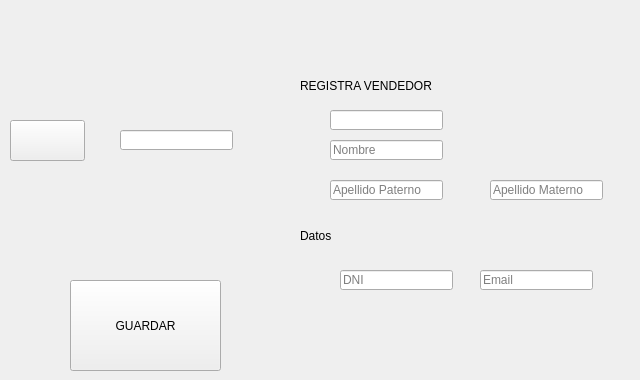
              <widget class="QWidget" name="editarp_3">
               <attribute name="title">
                <string>EDITAR VENDEDOR</string>
               </attribute>
               <widget class="QPushButton" name="buscarvbtn2">
                <property name="geometry">
                 <rect>
                  <x>10</x>
                  <y>120</y>
                  <width>75</width>
                  <height>41</height>
                 </rect>
                </property>
                <property name="text">
                 <string/>
                </property>
                <property name="icon">
                 <iconset>
                  <normaloff>../IMAGES/buscar.png</normaloff>../IMAGES/buscar.png</iconset>
                </property>
                <property name="iconSize">
                 <size>
                  <width>40</width>
                  <height>40</height>
                 </size>
                </property>
               </widget>
               <widget class="QPushButton" name="guardarvbtn">
                <property name="geometry">
                 <rect>
                  <x>70</x>
                  <y>280</y>
                  <width>151</width>
                  <height>91</height>
                 </rect>
                </property>
                <property name="text">
                 <string>GUARDAR</string>
                </property>
               </widget>
               <widget class="QLineEdit" name="buscarv2">
                <property name="geometry">
                 <rect>
                  <x>120</x>
                  <y>130</y>
                  <width>113</width>
                  <height>20</height>
                 </rect>
                </property>
               </widget>
               <widget class="QLineEdit" name="nombrev2">
                <property name="geometry">
                 <rect>
                  <x>330</x>
                  <y>140</y>
                  <width>113</width>
                  <height>20</height>
                 </rect>
                </property>
                <property name="placeholderText">
                 <string>Nombre</string>
                </property>
               </widget>
               <widget class="QLineEdit" name="emailv2">
                <property name="geometry">
                 <rect>
                  <x>480</x>
                  <y>270</y>
                  <width>113</width>
                  <height>20</height>
                 </rect>
                </property>
                <property name="placeholderText">
                 <string>Email</string>
                </property>
               </widget>
               <widget class="QLineEdit" name="apellidomaternov2">
                <property name="geometry">
                 <rect>
                  <x>490</x>
                  <y>180</y>
                  <width>113</width>
                  <height>20</height>
                 </rect>
                </property>
                <property name="placeholderText">
                 <string>Apellido Materno</string>
                </property>
               </widget>
               <widget class="QLabel" name="registrav_2">
                <property name="geometry">
                 <rect>
                  <x>300</x>
                  <y>70</y>
                  <width>331</width>
                  <height>31</height>
                 </rect>
                </property>
                <property name="text">
                 <string>REGISTRA VENDEDOR</string>
                </property>
               </widget>
               <widget class="QLineEdit" name="apellidopaternov2">
                <property name="geometry">
                 <rect>
                  <x>330</x>
                  <y>180</y>
                  <width>113</width>
                  <height>20</height>
                 </rect>
                </property>
                <property name="text">
                 <string/>
                </property>
                <property name="placeholderText">
                 <string>Apellido Paterno</string>
                </property>
               </widget>
               <widget class="QLabel" name="datosv2">
                <property name="geometry">
                 <rect>
                  <x>300</x>
                  <y>220</y>
                  <width>101</width>
                  <height>31</height>
                 </rect>
                </property>
                <property name="text">
                 <string>Datos</string>
                </property>
                <property name="textFormat">
                 <enum>Qt::PlainText</enum>
                </property>
               </widget>
               <widget class="QLineEdit" name="dniv2">
                <property name="geometry">
                 <rect>
                  <x>340</x>
                  <y>270</y>
                  <width>113</width>
                  <height>20</height>
                 </rect>
                </property>
                <property name="placeholderText">
                 <string>DNI</string>
                </property>
               </widget>
               <widget class="QLineEdit" name="idvendedor2">
                <property name="geometry">
                 <rect>
                  <x>330</x>
                  <y>110</y>
                  <width>113</width>
                  <height>20</height>
                 </rect>
                </property>
                <property name="text">
                 <string/>
                </property>
               </widget>
              </widget>
